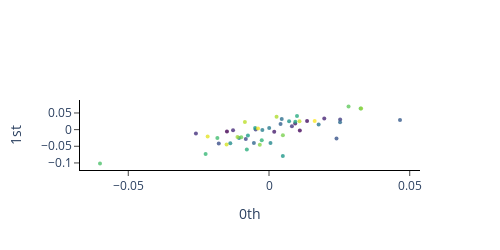
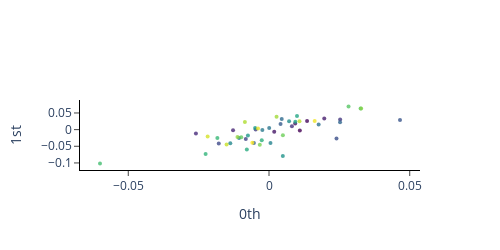
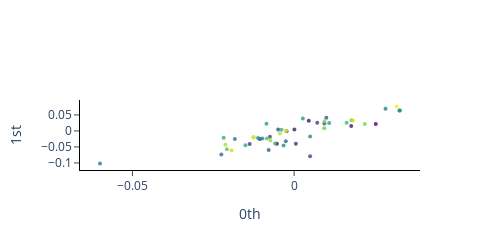

The code cell stored with these charts, in order, in its notebook:
### Code cell
# index of the following dates in the data_df 
dates = dates_to_index(["2000-5-08", "2000-5-09", "2000-5-31"], data_df)

layout = dict(
    width = 500,
    height = 250
)
plotly_params = {
    "layout": layout
}

# Figure 7: demonstration of data
for date in dates:
    plot_point_cloud(data_df[["^GSPC", "^IXIC"]][date-50:date].to_numpy(), plotly_params = plotly_params).show()

### Figure 1 — Plotly figure (JSON) as saved in the notebook; plotly's stock layout.template omitted (floating-point values rounded to 4 significant figures)
{"data": [{"marker": {"color": [0, 1, 2, 3, 4, 5, 6, 7, 8, 9, 10, 11, 12, 13, 14, 15, 16, 17, 18, 19, 20, 21, 22, 23, 24, 25, 26, 27, 28, 29, 30, 31, 32, 33, 34, 35, 36, 37, 38, 39, 40, 41, 42, 43, 44, 45, 46, 47, 48, 49], "colorscale": [[0, "#440154"], [0.1111, "#482878"], [0.2222, "#3e4989"], [0.3333, "#31688e"], [0.4444, "#26828e"], [0.5556, "#1f9e89"], [0.6667, "#35b779"], [0.7778, "#6ece58"], [0.8889, "#b5de2b"], [1, "#fde725"]], "opacity": 0.8, "size": 4}, "mode": "markers", "type": "scatter", "x": [-0.01494, 0.01096, 0.01354, 0.009302, 0.001862, 0.01964, -0.01278, -0.02597, 0.00814, 0.02528, -0.004734, -0.008241, -0.01784, 0.02398, 0.04655, 0.004105, -0.005368, 0.02524, 0.004522, 0.01764, 7.201e-05, -0.00236, -0.01064, 0.0005239, -0.01375, 0.007139, 0.004919, -0.007492, -0.004936, 0.009349, 0.009948, -0.007872, -0.002576, -0.02252, -0.01834, -0.06005, 0.03255, 0.02826, -0.009857, 0.004941, -0.003268, 0.03273, -0.0112, 0.002686, -0.008563, 0.01083, -0.01507, -0.0218, -0.003916, 0.01623], "y": [-0.005897, -0.002759, 0.02563, 0.01844, -0.0062, 0.03316, -0.002025, -0.01169, 0.01014, 0.03009, 0.0003487, -0.0284, -0.04174, -0.0267, 0.02898, 0.01697, -0.04, 0.02182, 0.03197, 0.01547, 0.004528, -0.000901, -0.02546, -0.03993, -0.04104, 0.02546, -0.07943, -0.01787, 0.004888, 0.02331, 0.04106, -0.05983, -0.0321, -0.0732, -0.02494, -0.1017, 0.06354, 0.06942, -0.02324, -0.01701, -0.0453, 0.06362, -0.02211, 0.03889, 0.02269, 0.02492, -0.04459, -0.02086, 0.003482, 0.02563]}], "layout": {"height": 250, "plot_bgcolor": "white", "width": 500, "xaxis": {"anchor": "x", "exponentformat": "e", "linecolor": "black", "linewidth": 1, "mirror": false, "showexponent": "all", "showline": true, "side": "bottom", "ticks": "outside", "title": {"text": "0th"}, "type": "linear", "zeroline": true}, "yaxis": {"anchor": "y", "exponentformat": "e", "linecolor": "black", "linewidth": 1, "mirror": false, "showexponent": "all", "showline": true, "side": "left", "ticks": "outside", "title": {"text": "1st"}, "type": "linear", "zeroline": true}}}

### Figure 2 — Plotly figure (JSON) as saved in the notebook; plotly's stock layout.template omitted (floating-point values rounded to 4 significant figures)
{"data": [{"marker": {"color": [0, 1, 2, 3, 4, 5, 6, 7, 8, 9, 10, 11, 12, 13, 14, 15, 16, 17, 18, 19, 20, 21, 22, 23, 24, 25, 26, 27, 28, 29, 30, 31, 32, 33, 34, 35, 36, 37, 38, 39, 40, 41, 42, 43, 44, 45, 46, 47, 48, 49], "colorscale": [[0, "#440154"], [0.1111, "#482878"], [0.2222, "#3e4989"], [0.3333, "#31688e"], [0.4444, "#26828e"], [0.5556, "#1f9e89"], [0.6667, "#35b779"], [0.7778, "#6ece58"], [0.8889, "#b5de2b"], [1, "#fde725"]], "opacity": 0.8, "size": 4}, "mode": "markers", "type": "scatter", "x": [0.01096, 0.01354, 0.009302, 0.001862, 0.01964, -0.01278, -0.02597, 0.00814, 0.02528, -0.004734, -0.008241, -0.01784, 0.02398, 0.04655, 0.004105, -0.005368, 0.02524, 0.004522, 0.01764, 7.201e-05, -0.00236, -0.01064, 0.0005239, -0.01375, 0.007139, 0.004919, -0.007492, -0.004936, 0.009349, 0.009948, -0.007872, -0.002576, -0.02252, -0.01834, -0.06005, 0.03255, 0.02826, -0.009857, 0.004941, -0.003268, 0.03273, -0.0112, 0.002686, -0.008563, 0.01083, -0.01507, -0.0218, -0.003916, 0.01623, -0.005923], "y": [-0.002759, 0.02563, 0.01844, -0.0062, 0.03316, -0.002025, -0.01169, 0.01014, 0.03009, 0.0003487, -0.0284, -0.04174, -0.0267, 0.02898, 0.01697, -0.04, 0.02182, 0.03197, 0.01547, 0.004528, -0.000901, -0.02546, -0.03993, -0.04104, 0.02546, -0.07943, -0.01787, 0.004888, 0.02331, 0.04106, -0.05983, -0.0321, -0.0732, -0.02494, -0.1017, 0.06354, 0.06942, -0.02324, -0.01701, -0.0453, 0.06362, -0.02211, 0.03889, 0.02269, 0.02492, -0.04459, -0.02086, 0.003482, 0.02563, -0.03939]}], "layout": {"height": 250, "plot_bgcolor": "white", "width": 500, "xaxis": {"anchor": "x", "exponentformat": "e", "linecolor": "black", "linewidth": 1, "mirror": false, "showexponent": "all", "showline": true, "side": "bottom", "ticks": "outside", "title": {"text": "0th"}, "type": "linear", "zeroline": true}, "yaxis": {"anchor": "y", "exponentformat": "e", "linecolor": "black", "linewidth": 1, "mirror": false, "showexponent": "all", "showline": true, "side": "left", "ticks": "outside", "title": {"text": "1st"}, "type": "linear", "zeroline": true}}}

### Figure 3 — Plotly figure (JSON) as saved in the notebook; plotly's stock layout.template omitted (floating-point values rounded to 4 significant figures)
{"data": [{"marker": {"color": [0, 1, 2, 3, 4, 5, 6, 7, 8, 9, 10, 11, 12, 13, 14, 15, 16, 17, 18, 19, 20, 21, 22, 23, 24, 25, 26, 27, 28, 29, 30, 31, 32, 33, 34, 35, 36, 37, 38, 39, 40, 41, 42, 43, 44, 45, 46, 47, 48, 49], "colorscale": [[0, "#440154"], [0.1111, "#482878"], [0.2222, "#3e4989"], [0.3333, "#31688e"], [0.4444, "#26828e"], [0.5556, "#1f9e89"], [0.6667, "#35b779"], [0.7778, "#6ece58"], [0.8889, "#b5de2b"], [1, "#fde725"]], "opacity": 0.8, "size": 4}, "mode": "markers", "type": "scatter", "x": [-0.005368, 0.02524, 0.004522, 0.01764, 7.201e-05, -0.00236, -0.01064, 0.0005239, -0.01375, 0.007139, 0.004919, -0.007492, -0.004936, 0.009349, 0.009948, -0.007872, -0.002576, -0.02252, -0.01834, -0.06005, 0.03255, 0.02826, -0.009857, 0.004941, -0.003268, 0.03273, -0.0112, 0.002686, -0.008563, 0.01083, -0.01507, -0.0218, -0.003916, 0.01623, -0.005923, -0.008483, -0.02082, 0.01774, 0.009297, 0.02186, 0.009375, -0.01252, -0.007341, -0.02128, -0.004438, -0.01936, 0.01817, -0.01261, -0.002537, 0.03173], "y": [-0.04, 0.02182, 0.03197, 0.01547, 0.004528, -0.000901, -0.02546, -0.03993, -0.04104, 0.02546, -0.07943, -0.01787, 0.004888, 0.02331, 0.04106, -0.05983, -0.0321, -0.0732, -0.02494, -0.1017, 0.06354, 0.06942, -0.02324, -0.01701, -0.0453, 0.06362, -0.02211, 0.03889, 0.02269, 0.02492, -0.04459, -0.02086, 0.003482, 0.02563, -0.03939, -0.02326, -0.05749, 0.03337, 0.008389, 0.02203, 0.03001, -0.01972, -0.02958, -0.04281, -0.007755, -0.06118, 0.03297, -0.02016, -7.487e-05, 0.07637]}], "layout": {"height": 250, "plot_bgcolor": "white", "width": 500, "xaxis": {"anchor": "x", "exponentformat": "e", "linecolor": "black", "linewidth": 1, "mirror": false, "showexponent": "all", "showline": true, "side": "bottom", "ticks": "outside", "title": {"text": "0th"}, "type": "linear", "zeroline": true}, "yaxis": {"anchor": "y", "exponentformat": "e", "linecolor": "black", "linewidth": 1, "mirror": false, "showexponent": "all", "showline": true, "side": "left", "ticks": "outside", "title": {"text": "1st"}, "type": "linear", "zeroline": true}}}
